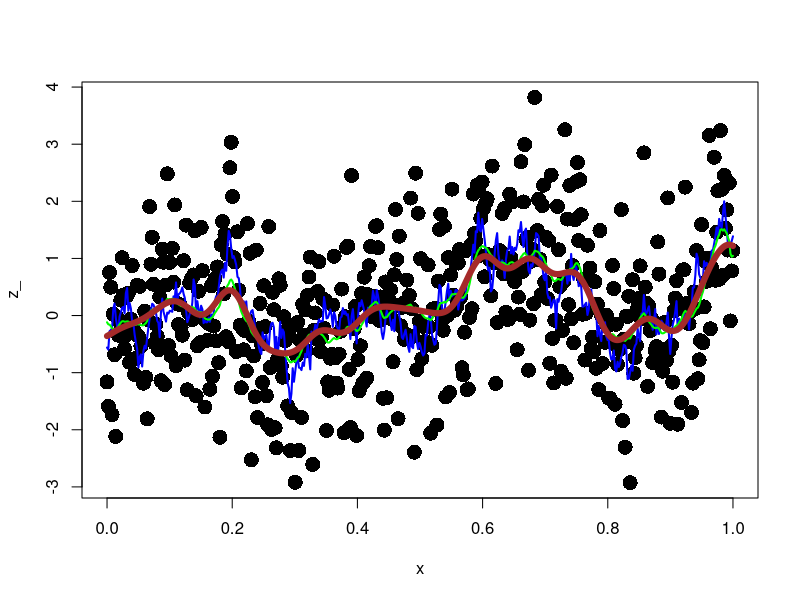

Here is the R script that generated this plot:
set.seed(123)
n=500
x=seq(0,1,length.out=n)
alpha=0.1
k1=function(x,alpha) exp(-x/alpha)
K1=k1(as.matrix(dist(x)),alpha)
K1_ = t(chol(K1 + diag(1e-8,n)))
gamma = cbind(rnorm(n))
z=K1_%*%gamma 
z_= z+ rnorm(n,0,1)
f=lm.fit(x=K1_,y=z_)
plot(x,z_,pch=16,cex=2)
lines(x,z,col='blue',lwd=2)
library(glmnet)
lambdas <- 10^seq(5, -5, length.out=100)
cv_fit <- cv.glmnet(K1_, z_, alpha = 0, lambda = lambdas)
opt_lambda <- cv_fit$lambda.min
fit <- glmnet(K1_, z_, alpha = 0, lambda = opt_lambda)
f2 <- predict(fit, s = opt_lambda, newx = K1_)
lines(x,f2,col='green',lwd=2)
m=200
Omega = cbind(rnorm(m)) # Squared exponential kernel
Proj = scale(x) %*% t(Omega) # Projection - combine data with sample frequencies
Phi = sqrt(1/m) * cbind(cos(Proj/alpha), sin(Proj/alpha)) # Fourier feature matrix
lambdas <- 10^seq(5, -5, length.out=100)
cv_fit <- cv.glmnet(Phi, z_, alpha = 0, lambda = lambdas)
opt_lambda <- cv_fit$lambda.min
fit <- glmnet(Phi, z_, alpha = 0, lambda = opt_lambda)
f2 <- predict(fit, s = opt_lambda, newx = Phi)
lines(x,f2,col='brown',lwd=6)
